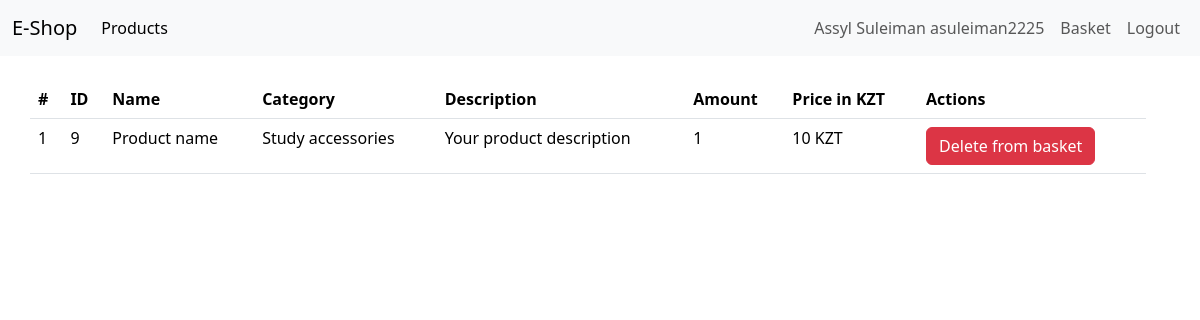
Screenshot of /basket (signed in) with the database file from the repository.
### shop/models.py (models this page shows, shortened)
class BasketItem(models.Model):
    owner = models.ForeignKey(User, null=False, on_delete=models.CASCADE)
    product = models.ForeignKey(Product, null=False, on_delete=models.CASCADE)
    amount = models.IntegerField(null=False, default=1)
    class Meta:
        verbose_name = 'Basket Item'
        verbose_name_plural = 'Basket Items'

class Product(models.Model):
    name = models.CharField(null=False, max_length=255, blank=False)
    description = models.CharField(null=False, max_length=2000, blank=True, default='')
    price = models.IntegerField(null=False)
    amount = models.IntegerField(null=False)
    created_at = models.DateTimeField(auto_now=True, null=False)
    category = models.ForeignKey(Category, null=True, on_delete=models.CASCADE)
    class Meta:
        verbose_name = 'Product'
        verbose_name_plural = 'Products'

class Category(models.Model):
    name = models.CharField(null=False, max_length=255, blank=False)
    class Meta:
        verbose_name = 'Category'
        verbose_name_plural = 'Categories'

### shop/views.py (the view)
# urls.py: path('basket', basket_page_view, name='basket_page'),
def basket_page_view(request):
    if request.user and request.user.is_authenticated:
        orders = BasketItem.objects.filter(owner_id=request.user.id)
        return render(request, 'shop/basket.html', {'orders': orders})
    else:
        return redirect('/auth/login/')

### shop/templates/shop/basket.html (shortened to what this page needs)
{% extends 'base.html' %}
{% block content %}
{% include 'header.html' %}
<div class="container">
    <div class="row div col-12">
        <table class="table mt-4">
            <thead>
            <tr>
                <th scope="col">#</th>
                <th scope="col">ID</th>
                <th scope="col">Name</th>
                <th scope="col">Category</th>
                <th scope="col">Description</th>
                <th scope="col">Amount</th>
                <th scope="col">Price in KZT</th>
                <th scope="col">Actions</th>
            </tr>
            </thead>
            <tbody>
            {% if orders|length > 0 %}
            {% for order in orders %}
            <tr>
                <td>{{ forloop.counter }}</td>
                <td>{{ order.id }}</td>
                <td>{{ order.product.name}}</td>
                <td>{{ order.product.category.name}}</td>
                <td>{{ order.product.description }}</td>
                <td>{{ order.amount }}</td>
                <td>{{ order.product.price }} KZT</td>
                <td>
                    <a href="{% url 'delete_from_basket' pk=order.id %}">
                        <button class="btn btn-danger">Delete from basket</button>
                    </a>
                </td>
            </tr>
            {% endfor %}
            {% else %}
            <tr>
                <td colspan="8" class="text-center">
                    No basket items yet
                </td>
            </tr>
            {% endif %}
            </tbody>
        </table>
    </div>
</div>
{% endblock %}

### templates/header.html (shortened to what this page needs)
<nav class="navbar navbar-expand-lg bg-body-tertiary">
    <div class="container-fluid">
        <a class="navbar-brand" href="{% url 'index_page' %}">E-Shop</a>
        <div class="collapse navbar-collapse" id="navbarSupportedContent">
            <ul class="navbar-nav me-auto mb-2 mb-lg-0">
                <li class="nav-item">
                    <a class="nav-link active" aria-current="page" href="{% url 'products_page' %}">Products</a>
                </li>
            </ul>
            {% if user.is_authenticated %}
            <ul class="navbar-nav mb-2 mb-lg-0">
                <li class="nav-item">
                    <a class="nav-link" aria-current="page" href="javascript:void(0)">
                        {{user.first_name}}
                        {{user.last_name}}
                        {{user.username }}
                    </a>
                </li>
                <li class="nav-item">
                    <a class="nav-link" aria-current="page" href="{% url 'basket_page' %}">
                        Basket
                    </a>
                </li>
                <li class="nav-item">
                    <a class="nav-link" aria-current="page" href="{% url 'logout' %}">
                        Logout
                    </a>
                </li>
            </ul>
            {% endif %}
        </div>
    </div>
</nav>

### rows the page displays
BasketItem: id "9", product.name "Product name", product.category.name "Study accessories", product.description "Your product description", amount "1", product.price "10"

### other values shown
{{ user.first_name }} "Assyl"
{{ user.last_name }} "Suleiman"
{{ user.username }} "asuleiman2225"
